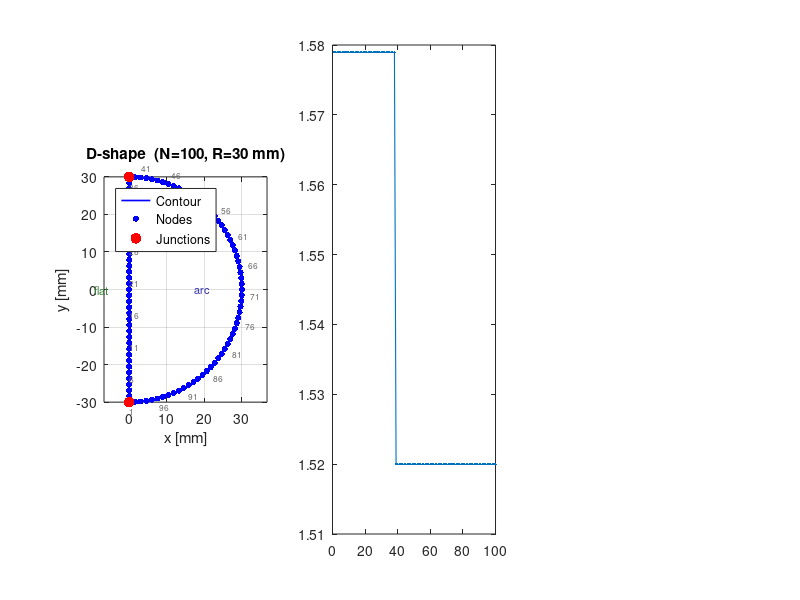

Write the MATLAB code that produced this figure. (Note: this script raises an error after producing the figure.)
% generate_dshape.m
% =========================================================================
% Generates a D-shape cross-section and saves it as a .mat file ready to
% be loaded by the Python optimizer (optimizationModule_patched_v8.py).
%
% Geometry:
%   - Flat wall on the left  : x = 0,  y ∈ [-R, +R]  (vertical segment)
%   - Semicircle on the right: radius R, centred at origin, covering the
%     right half-plane (x ≥ 0), from (0,+R) clockwise to (0,-R)
%
%   The two segments join exactly at (0, +R) and (0, -R) so the contour
%   is a single closed loop with no duplicate nodes at the junctions.
%
% Output .mat fields  (must match what loadData() expects):
%   nodesCoords   [N×3]  double  — (x, y, 0) in mm, row = one node
%   connectivity  [N×2]  double  — 1-based edge pairs, closed loop
%                                   edge k connects node k → node k+1
%                                   last edge connects node N → node 1
%
% Node ordering:
%   Starts at bottom junction (0, -R), walks CCW:
%     flat wall  upward  → (0, +R)   [n_flat nodes, junction inclusive]
%     semicircle rightward → (0, -R) [n_arc  nodes, start exclusive, end inclusive]
%   This matches the CCW convention used in the existing square/ellipse
%   mockups and is consistent with the right-hand-rule orientation expected
%   by the curvature spline.
%
% Dependencies: none (core MATLAB only)
%
% Francisco Arriscado / FEUP / 2026
% =========================================================================

clear; clc; close all;

%% ======================== USER PARAMETERS ================================

R         = 30;      % [mm]  Semicircle radius = half the flat-wall height (2R tall)
n_total   = 100;     % Total node count — distributes proportionally by arc length
                     % Rule of thumb: 80–140 nodes ↔ well-resolved spline

outputFile = 'partition_data_dshape.mat';

% ── Optional: override individual counts (leave as 0 to use arc-length split)
n_flat_override = 0;   % nodes on flat wall   (0 = auto)
n_arc_override  = 0;   % nodes on semicircle  (0 = auto)


%% ======================== ARC-LENGTH PROPORTIONAL SPLIT ==================
% Perimeter of each segment:
%   flat wall  : L_flat = 2*R
%   semicircle : L_arc  = π*R
% Proportional node counts keep uniform spacing across both segments.

L_flat = 2 * R;
L_arc  = pi * R;
L_total = L_flat + L_arc;

if n_flat_override > 0 && n_arc_override > 0
    n_flat = n_flat_override;
    n_arc  = n_arc_override;
    n_total = n_flat + n_arc;
    fprintf('Using manual split: n_flat=%d, n_arc=%d\n', n_flat, n_arc);
else
    % Distribute proportionally, keep at least 3 nodes per segment
    n_flat = max(3, round(n_total * L_flat / L_total));
    n_arc  = n_total - n_flat;
    fprintf('Arc-length split: n_flat=%d, n_arc=%d  (total=%d)\n', ...
        n_flat, n_arc, n_total);
end


%% ======================== NODE GENERATION ================================
% ── Flat wall: (0, -R) → (0, +R), inclusive at both ends
%    n_flat nodes, evenly spaced along y.
%    These include the two junction nodes.

y_flat = linspace(-R, R, n_flat)';
x_flat = zeros(n_flat, 1);
z_flat = zeros(n_flat, 1);

flat_nodes = [x_flat, y_flat, z_flat];

% ── Semicircle: (0, +R) → (0, -R) going through (R, 0) (CCW in standard
%    orientation when viewed from +z).
%    θ goes from +90° to -90° (i.e., π/2 → -π/2).
%    We EXCLUDE the endpoints because they coincide with the flat-wall
%    junctions already stored as the last and first flat nodes.

theta_arc = linspace(pi/2, -pi/2, n_arc + 2)';   % n_arc+2 to include endpoints
theta_arc = theta_arc(2:end-1);                   % remove junction duplicates

x_arc = R * cos(theta_arc);
y_arc = R * sin(theta_arc);
z_arc = zeros(n_arc, 1);

arc_nodes = [x_arc, y_arc, z_arc];


%% ======================== ASSEMBLE =======================================

nodesCoords = [flat_nodes; arc_nodes];   % [N×3]
N = size(nodesCoords, 1);

% Verify node count
assert(N == n_flat + n_arc, ...
    'Node count mismatch: expected %d, got %d', n_flat + n_arc, N);

% Closed-loop connectivity (1-based, matching MATLAB convention)
%   Edge k : node k → node k+1
%   Edge N : node N → node 1
connectivity = [(1:N)', [2:N, 1]'];      % [N×2]


%% ======================== QUALITY CHECKS =================================

% ── Edge length uniformity
dx    = diff(nodesCoords([1:end,1], 1));
dy    = diff(nodesCoords([1:end,1], 2));
edgeL = sqrt(dx.^2 + dy.^2);

perimeter   = sum(edgeL);
mean_edge   = mean(edgeL);
std_edge    = std(edgeL);
cv_edge     = std_edge / mean_edge;       % coefficient of variation

fprintf('\n--- Quality Report ---\n');
fprintf('Nodes         : %d\n', N);
fprintf('Perimeter     : %.3f mm   (expected %.3f mm)\n', perimeter, L_total);
fprintf('Mean edge len : %.3f mm\n', mean_edge);
fprintf('Std  edge len : %.3f mm\n', std_edge);
fprintf('CV (std/mean) : %.4f     (< 0.3 recommended)\n', cv_edge);

% ── Junction continuity: check no gap at flat↔arc seams
junction_top_gap = norm(nodesCoords(n_flat, 1:2) - [0, R]);
junction_bot_gap = norm(nodesCoords(1,     1:2) - [0, -R]);
arc_start_gap    = norm(nodesCoords(n_flat+1, 1:2) - (R*[cos(theta_arc(1)), sin(theta_arc(1))]));

fprintf('Junction gap (bottom): %.2e mm  (should be ~0)\n', junction_bot_gap);
fprintf('Junction gap (top)   : %.2e mm  (should be ~0)\n', junction_top_gap);

% ── Centroid
centroid = mean(nodesCoords(:,1:2));
fprintf('Centroid      : (%.3f, %.3f) mm\n', centroid(1), centroid(2));


%% ======================== SAVE ===========================================

save(outputFile, 'nodesCoords', 'connectivity');
fprintf('\nSaved → %s\n', outputFile);
fprintf('Fields: nodesCoords [%d×3], connectivity [%d×2]\n', N, N);


%% ======================== PLOTS ==========================================

figure('Name', 'D-shape geometry check', 'Position', [100 100 1100 380]);

% --- 1. Shape with node labels (junction nodes highlighted) ---------------
subplot(1,3,1);
closed = [nodesCoords(:,1:2); nodesCoords(1,1:2)];
plot(closed(:,1), closed(:,2), 'b-', 'LineWidth', 1.2);
hold on;
scatter(nodesCoords(:,1), nodesCoords(:,2), 20, 'b', 'filled');

% Highlight junction nodes in red
junctions = [1, n_flat];
scatter(nodesCoords(junctions,1), nodesCoords(junctions,2), ...
    60, 'r', 'filled', 'DisplayName', 'Junctions');

% Label every ~10th node for visual check
step = max(1, floor(N/20));
for k = 1:step:N
    text(nodesCoords(k,1)*1.08, nodesCoords(k,2)*1.08, num2str(k), ...
        'FontSize', 6, 'Color', [0.4 0.4 0.4]);
end

axis equal; grid on;
title(sprintf('D-shape  (N=%d, R=%g mm)', N, R));
xlabel('x [mm]'); ylabel('y [mm]');
legend({'Contour','Nodes','Junctions'}, 'Location','northwest');

% Annotate segments
text(-R*0.25, 0, 'flat', 'FontSize', 8, 'HorizontalAlignment','center', ...
    'Color', [0.2 0.5 0.2]);
text(R*0.65, 0, 'arc', 'FontSize', 8, 'HorizontalAlignment','center', ...
    'Color', [0.2 0.2 0.7]);

% --- 2. Edge length profile -----------------------------------------------
subplot(1,3,2);
plot(1:N, edgeL, '.-', 'MarkerSize', 5, 'LineWidth', 0.8);
xline(n_flat + 0.5, 'r--', 'flat|arc', 'LabelVerticalAlignment','bottom');
yline(mean_edge, 'k--', sprintf('mean=%.2f mm', mean_edge));
xlabel('Edge index (k → k+1)');
ylabel('Length [mm]');
title('Edge length profile');
grid on;
ylim([0, max(edgeL)*1.3]);

% --- 3. Approximate RoC preview (finite-difference curvature) -------------
% This is a rough visual check, not the spline-based computation in MATLAB.
subplot(1,3,3);
wrap = @(v) [v(end-1:end,:); v; v(1:2,:)];
nw = wrap(nodesCoords(:,1:2));
d1 = nw(3:end,:)   - nw(1:end-2,:);
d2 = nw(3:end,:) - 2*nw(2:end-1,:) + nw(1:end-2,:);
cross_z = d1(:,1).*d2(:,2) - d1(:,2).*d2(:,1);
den     = (d1(:,1).^2 + d1(:,2).^2).^(3/2) + 1e-12;
kappa   = abs(cross_z) ./ den;
RoC_approx = min(max(1./kappa, 5), 1221.95);   % same clamps as optimizer

semilogy(1:N, RoC_approx, '.-', 'MarkerSize', 5, 'LineWidth', 0.8);
xline(n_flat + 0.5, 'r--', 'flat|arc');
yline(5,       'r:', 'min clamp (5)');
yline(1221.95, 'r:', 'flat transition');
xlabel('Node index');
ylabel('RoC [mm]  (log scale)');
title('Approximate RoC (FD, not spline)');
grid on;

sgtitle(sprintf('D-shape mockup  —  perimeter=%.1f mm, N=%d', perimeter, N));

fprintf('\nPlot rendered. Check:\n');
fprintf('  - Flat wall nodes are on the left (x≈0)\n');
fprintf('  - Semicircle curves to the right\n');
fprintf('  - RoC flat wall >> flat_transition (clamped at top)\n');
fprintf('  - RoC corner nodes near 5 mm (clamped at bottom)\n');
fprintf('\nTo use: set dataFileName = ''%s'' in the optimizer.\n', outputFile);
